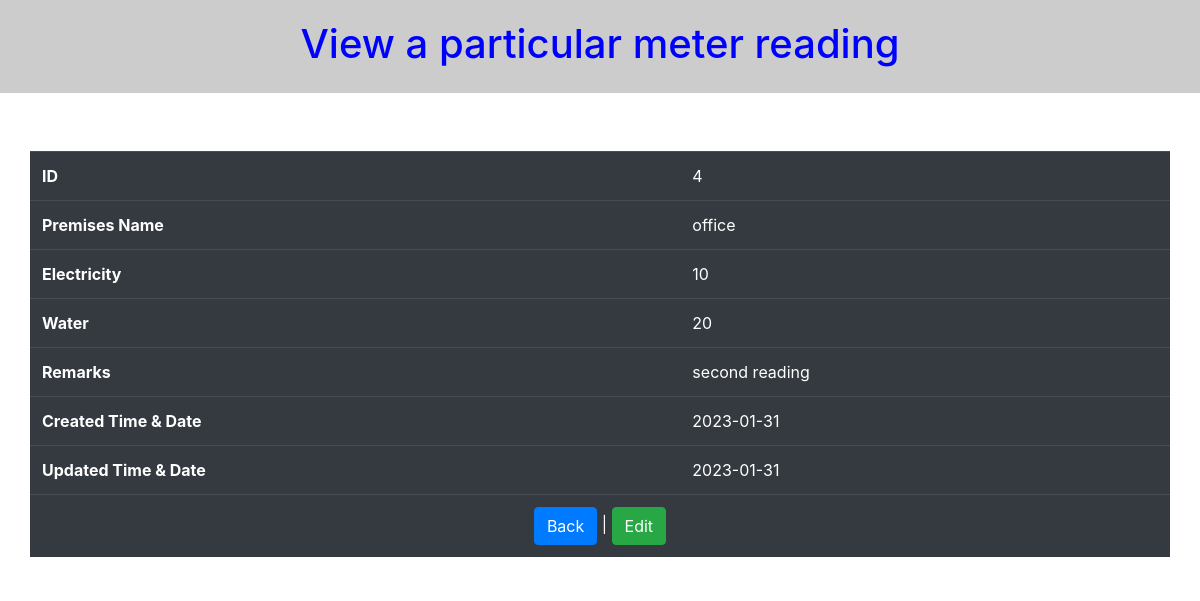
Page /view.php?id=4 on the committed database.
### tables this page shows
CREATE TABLE `readings` (
  `id` int(11) NOT NULL,
  `date` date NOT NULL DEFAULT current_timestamp(),
  `premises_id` int(11) NOT NULL,
  `electricity` double NOT NULL,
  `water` double NOT NULL,
  `remarks` varchar(255) DEFAULT NULL
);

CREATE TABLE `premises` (
  `id` int(11) NOT NULL,
  `premises_name` varchar(50) NOT NULL,
  `meter_info` varchar(50) NOT NULL,
  `remarks` varchar(255) NOT NULL
);

### Connection.php (called while the page is built, shortened)
<?php
class Connection
{
    private $servername='localhost';
    private $username='root';
    private $password='';
    private $dbname='mydb';
    private $mysqli='';
    public function __construct(){
        $this->mysqli = new mysqli($this->servername,$this->username,$this->password,$this->dbname);
    }
    public function select($table,$rows="*",$where = null){
        if ($where != null) {
            $sql="SELECT $rows FROM $table WHERE $where";
        }else{
            $sql="SELECT $rows FROM $table";
        }
        $this->sql = $result = $this->mysqli->query($sql);
    }
}
?>

### view.php (the view, shortened to what this page needs)
<!DOCTYPE html>
<html dir="ltr" lang="en-US">
<head>
    <link rel="stylesheet" href="https://cdnjs.cloudflare.com/ajax/libs/twitter-bootstrap/4.5.3/css/bootstrap.min.css" />
</head>
<body class="stretched">
    <div class="col-md-12 hed">
        <center>
        <h1>View a particular meter reading</h1>
        </center>
    </div>
    <section id="content">
        <div class="content-wrap">
            <div class="container clearfix">
                <div class="row">
                    <div class="col-md-12 p-0">
                        <table class="table table-dark">
                            <?php
                                include 'Connection.php';
                                $id = $_GET['id'];
                                $b = new Connection();
                                $b->select("premises p,readings r","*","r.id='$id'");
                                $result = $b->sql;
                                $row = mysqli_fetch_assoc($result);
                             ?>
                          <tbody>
                                <tr>
                                    <th>ID</th>
                                    <td><?php echo $row['id']; ?></td>
                                </tr>
                                <tr>
                                    <th>Premises Name</th>
                                    <td><?php echo $row['premises_name']; ?></td>
                                </tr>
                                <tr>
                                    <th>Electricity</th>
                                    <td><?php echo $row['electricity']; ?></td>
                                </tr>
                                <tr>
                                    <th>Water</th>
                                    <td><?php echo $row['water']; ?></td>
                                </tr>
                                <tr>
                                    <th>Remarks</th>
                                    <td><?php echo $row['remarks']; ?></td>
                                </tr>
                                <tr>
                                    <th>Created Time & Date</th>
                                    <td><?php echo $row['date']; ?></td>
                                </tr>
                                <tr>
                                    <th>Updated Time & Date</th>
                                    <td><?php echo $row['date']; ?></td>
                                </tr>
                                <tr>
                                    <td align="center" colspan="2">
                                        <a href="index.php" type="button" class="btn btn-primary">Back</a> |
                                        <a href="edit.php?id=<?php echo $row['id']; ?>" type="button" class="btn btn-success">Edit</a>
                                </td>
                                </tr>
                          </tbody>
                        </table>
                    </div>
                </div>
            </div>
        </div>
    </section>
</body>
</html>

### view.php (style rules this page uses)
.hed { background: #ccc; color: blue; }
.hed h1 { padding-top: 20px; padding-bottom: 25px; }
.table { margin-top: 50px; }

### rows in the picture
readings: id "4", electricity "10", water "20", remarks "second reading", date "2023-01-31"
premises: premises_name "office"
